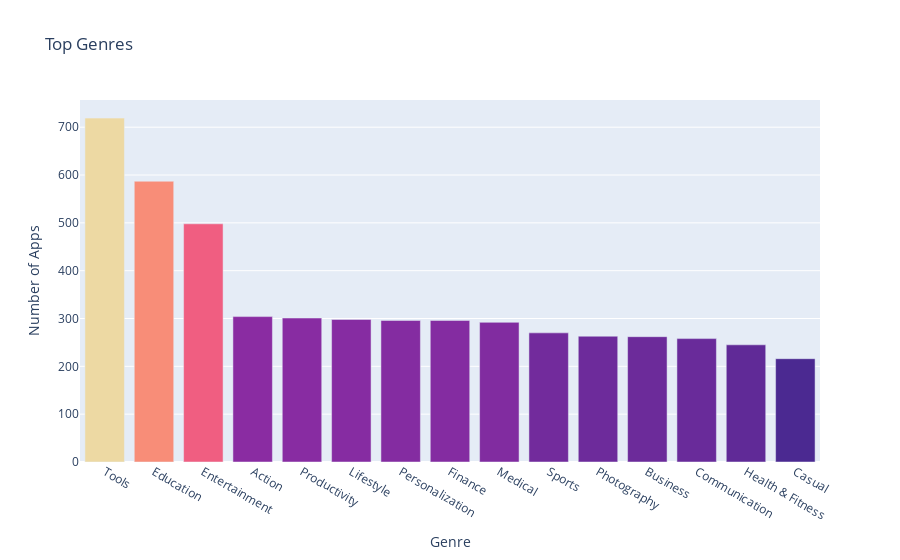

Notebook source saved alongside this figure:
### Markdown cell above
### Category Concentration - Downloads vs. Competition

**Challenge**: 
* First, create a DataFrame that has the number of apps in one column and the number of installs in another:

<img src=https://imgur.com/uQRSlXi.png width="350">

* Then use the [plotly express examples from the documentation](https://plotly.com/python/line-and-scatter/) alongside the [.scatter() API reference](https://plotly.com/python-api-reference/generated/plotly.express.scatter.html)to create scatter plot that looks like this. 

<img src=https://imgur.com/cHsqh6a.png>

*Hint*: Use the size, hover_name and color parameters in .scatter(). To scale the yaxis, call .update_layout() and specify that the yaxis should be on a log-scale like so: yaxis=dict(type='log')

### Code cell


### Figure 1 — Plotly figure (JSON) as saved in the notebook; plotly's stock layout.template omitted (floating-point values rounded to 4 significant figures)
{"data": [{"alignmentgroup": "True", "hovertemplate": "<b>%{hovertext}</b><br><br>x=%{x}<br>y=%{y}<br>color=%{marker.color}<extra></extra>", "hovertext": ["Tools", "Education", "Entertainment", "Action", "Productivity", "Lifestyle", "Personalization", "Finance", "Medical", "Sports", "Photography", "Business", "Communication", "Health & Fitness", "Casual"], "legendgroup": "", "marker": {"color": [719, 587, 498, 304, 301, 298, 296, 296, 292, 270, 263, 262, 258, 245, 216], "coloraxis": "coloraxis", "pattern": {"shape": ""}}, "name": "", "offsetgroup": "", "orientation": "v", "showlegend": false, "textposition": "auto", "type": "bar", "x": ["Tools", "Education", "Entertainment", "Action", "Productivity", "Lifestyle", "Personalization", "Finance", "Medical", "Sports", "Photography", "Business", "Communication", "Health & Fitness", "Casual"], "xaxis": "x", "y": [719, 587, 498, 304, 301, 298, 296, 296, 292, 270, 263, 262, 258, 245, 216], "yaxis": "y"}], "layout": {"barmode": "relative", "coloraxis": {"colorbar": {"title": {"text": "color"}}, "colorscale": [[0, "rgb(75, 41, 145)"], [0.1667, "rgb(135, 44, 162)"], [0.3333, "rgb(192, 54, 157)"], [0.5, "rgb(234, 79, 136)"], [0.6667, "rgb(250, 120, 118)"], [0.8333, "rgb(246, 169, 122)"], [1, "rgb(237, 217, 163)"]], "showscale": false}, "legend": {"tracegroupgap": 0}, "title": {"text": "Top Genres"}, "xaxis": {"anchor": "y", "domain": [0, 1], "title": {"text": "Genre"}}, "yaxis": {"anchor": "x", "domain": [0, 1], "title": {"text": "Number of Apps"}}}}
